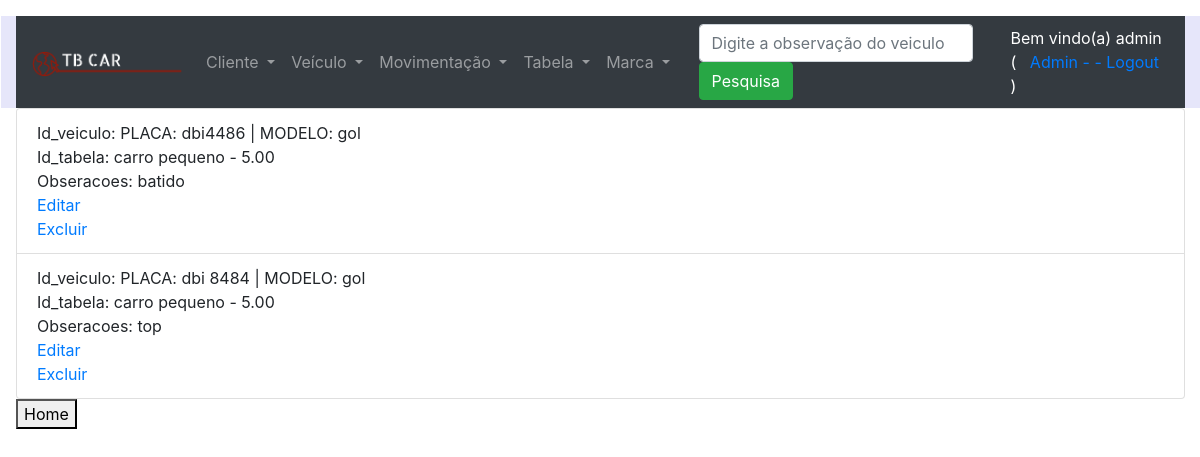
The app's page /listagemMensalista/ (signed in) with its own data.
### core/models.py (models this page shows, shortened)
class Mensalista(models.Model):
    id_veiculo = models.ForeignKey(Veiculo, on_delete=models.CASCADE,verbose_name='Veículo')
    id_tabela = models.ForeignKey(Tabela, on_delete=models.CASCADE,verbose_name='Valor')
    obseracoes = models.TextField(blank=True , null=True, verbose_name="Obs.")
    class Meta:
        verbose_name_plural = 'Mensalistas'

class Veiculo(models.Model):
    placa = models.CharField(max_length=8, verbose_name='Placa')
    modelo = models.CharField(max_length=20, blank=True, null=True, verbose_name='Modelo')
    cor = models.CharField(max_length=20, blank=True, null=True, verbose_name='Cor')
    ano = models.IntegerField(default=2023, blank=True, null=True, verbose_name='Ano')
    marca_id = models.ForeignKey(Marca, on_delete=models.CASCADE, verbose_name='Fabricante')
    cliente_id = models.ForeignKey(Cliente, on_delete=models.CASCADE, verbose_name='Nome Cliente')
    foto = models.ImageField(upload_to='veiculo_foto', blank=True, null=True, verbose_name='Foto do Veiculo')
    def __str__(self):
        if(self.modelo):
            return f"PLACA: {self.placa}   |   MODELO: {self.modelo}"
        else:
            return f"PLACA: {self.placa}"
    class Meta:
        verbose_name_plural = 'Veículos'

class Tabela(models.Model):
    descricao = models.CharField(max_length=50, verbose_name='Descrição')
    valor = models.DecimalField(max_digits=10, decimal_places=2, verbose_name='Valor')
    def __str__(self):
        return f'{self.descricao} - {self.valor}'
    class Meta:
        verbose_name_plural='Tabelas'

### core/views.py (the view)
# urls.py: path('listagemMensalista/', listagemMensalista, name='url_listagem_mensalista'),
@login_required
def listagemMensalista(request):
    if request.user.is_staff:
        if request.POST and request.POST['input_pesquisa']:
            dados = Mensalista.objects.filter(id_veiculo__placa__contains=request.POST['input_pesquisa'])
        else:
            dados = Mensalista.objects.all()
        contexto = {'dados': dados, 'text_input': 'Digite a observação do veiculo','listagem':'listagem'}
        return render(request, 'core/listagem_mensalista.html', contexto)
    return render(request, 'aviso.html')

### core/templates/core/listagem_mensalista.html (shortened to what this page needs)
{% extends 'base.html' %}
{% load static %}
{% block main %}
    <ul class="list-group">
    {% for i in dados %}
        <li class="list-group-item">
        Id_veiculo: {{i.id_veiculo}} <br>
        Id_tabela: {{i.id_tabela}} <br>
        Obseracoes: {{i.obseracoes}} <br>
        <a href="{% url 'url_altera_mensalista' i.id %}">Editar</a><br>
        <a href="{% url 'url_exclui_mensalista' i.id %}">Excluir</a><br>
        </li>
    {% endfor %}
    </ul>
    <button onclick="window.location.href='/'">Home</button>
{% endblock %}

### templates/base.html (shortened to what this page needs)
<!DOCTYPE html>
{% load static %}
<html lang="en">
<head>
    <link rel="stylesheet" href="https://cdn.jsdelivr.net/npm/bootstrap@4.6.2/dist/css/bootstrap.min.css"
>
</head>
<body>
<div class="container-fluid pt-3 pl-3 ">
    <div class="row p=0" align="left">
        <div class="col-12" style="background-color:lavender;">
            <nav class="navbar navbar-expand-md bg-dark navbar-dark">
                <a class="navbar-brand" href="/">
                    <img src="{% static 'logotbcar.png'%}" alt="logo" style="width:150px;">
                </a>
                <div class="row w-100 collapse navbar-collapse" id="collapsibleNavbar">
                    <div class="col-6">
                        <ul class="navbar-nav">
                            <li class="nav-item dropdown">
                                <a class="nav-link dropdown-toggle" href="#" id="navbardrop" data-toggle="dropdown">
                                    Cliente
                                </a>
                            </li>
                            <li class="nav-item dropdown">
                                <a class="nav-link dropdown-toggle" href="#" id="navbardrop1" data-toggle="dropdown">
                                    Veículo
                                </a>
                            </li>
                            <li class="nav-item dropdown">
                                <a class="nav-link dropdown-toggle" href="#" id="navbardrop2" data-toggle="dropdown">
                                    Movimentação
                                </a>
                            </li>
                            <li class="nav-item dropdown">
                                <a class="nav-link dropdown-toggle" href="#" id="navbardrop3" data-toggle="dropdown">
                                    Tabela
                                </a>
                            </li>
                            <li class="nav-item dropdown">
                                <a class="nav-link dropdown-toggle" href="#" id="navbardrop4" data-toggle="dropdown">
                                    Marca
                                </a>
                            </li>
                        </ul>
                    </div>
                    {% if listagem %}
                        <div class="col">
                            <form class="form-inline" method="post">
                                <input class="form-control mr-sm-2" type="text" placeholder="{{ text_input }}"
                                       name="input_pesquisa">
                                <button class="btn btn-success" type="submit">Pesquisa</button>
                            </form>
                        </div>
                    {% endif %}
                    <div class="col text-white">
                        {% if user.get_username %}
                        Bem vindo(a) {{ user.get_username}} ( &nbsp;
                        <a href="/dmin/">Admin -</a>
                        <a href="/accounts/logout/">- Logout</a> )
                        {% else %}
                        Usuário(a) não autenticado(a) (
                        <a href="/accounts/login/">Login</a>
                        <a href="/accounts/registrar/">Registrar</a> )
                        {% endif %}
                    </div>
                    </div>
            </nav>
        </div>
    </div>
{% block main %}
{% endblock %}
</div>
</body>
</html>

### records on screen
Mensalista: id_veiculo "PLACA: dbi4486 | MODELO: gol", id_tabela "carro pequeno - 5.00", obseracoes "batido"
Mensalista: id_veiculo "PLACA: dbi 8484 | MODELO: gol", id_tabela "carro pequeno - 5.00", obseracoes "top"

### other values on screen
{{ user.get_username }} "admin"
